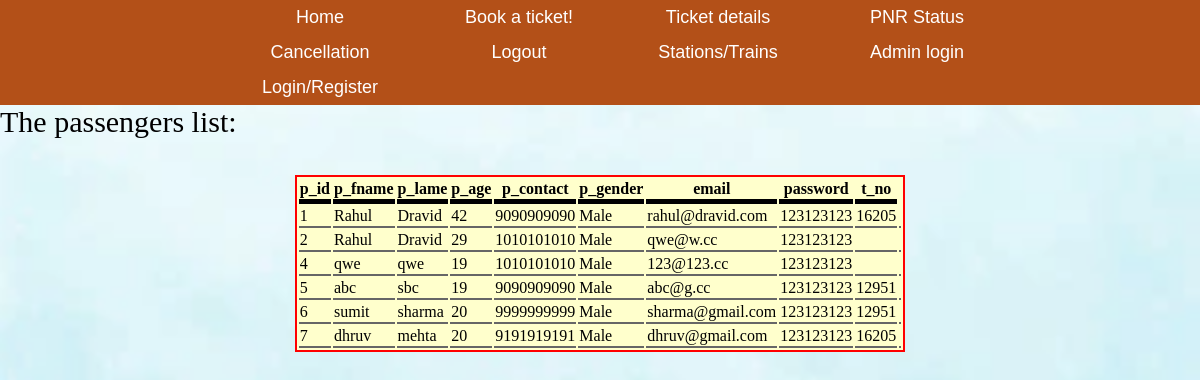
Page /ad_passenger.php on the committed database.
### tables this page shows
CREATE TABLE IF NOT EXISTS `passengers` (
  `p_id` int(30) NOT NULL AUTO_INCREMENT,
  `p_fname` varchar(30) DEFAULT NULL,
  `p_lname` varchar(30) DEFAULT NULL,
  `p_age` varchar(30) DEFAULT NULL,
  `p_contact` varchar(20) DEFAULT NULL,
  `p_gender` varchar(30) DEFAULT NULL,
  `email` varchar(30) NOT NULL,
  `password` varchar(30) NOT NULL,
  `t_no` int(11) DEFAULT NULL,
  PRIMARY KEY (`p_id`),
  UNIQUE KEY `p_id` (`p_id`)
);

### ad_passenger.php (the view, shortened to what this page needs)
<html>
    <head>
    </head>
<body>
<?php include("header.php") ?>
<div id="display">The passengers list:</div><br/><br/>
<?php
$conn = mysqli_connect("localhost","root","","railway");
$sqlget="SELECT *FROM passengers";
$sqldata=mysqli_query($conn,$sqlget) or die('error getting');
echo "<table>";
echo "<tr><th>p_id</th><th>p_fname</th><th>p_lame</th><th>p_age</th><th>p_contact</th><th>p_gender</th><th>email</th><th>password</th><th>t_no</th></tr>";
while($row=mysqli_fetch_array($sqldata,MYSQLI_ASSOC)){
    echo "<tr><td>";
    echo $row['p_id'];
    echo "</td><td>";
    echo $row['p_fname'];
    echo "</td><td>";
    echo $row['p_lname'];
    echo "</td><td>";
    echo $row['p_age'];
    echo "</td><td>";
    echo $row['p_contact'];
    echo "</td><td>";
    echo $row['p_gender'];
    echo "</td><td>";
    echo $row['email'];
    echo "</td><td>";
    echo $row['password'];
    echo "</td><td>";
    echo $row['t_no'];
    echo "</td><td>";
}
echo "</table>";
?>

### header.php (shortened to what this page needs)
<!DOCTYPE html>
<html>
<head>
<link rel="stylesheet" href="s1.css" type="text/css">
</head>
<body link="white" alink="white" vlink="white">
     <div class="container dark">
        <div class="wrapper">
          <div class="Menu">
            <ul id="navmenu">
            <li><A HREF="index.php">Home</A></li>
            <li><a href="booktkt.php">Book a ticket!</a></li>
            <li><a href="ticket_details.php">Ticket details</a></li>
            <li><A HREF="pnrstatus.php">PNR Status</A></li>
            <li><a href="cancellation.php">Cancellation</a></li>
            <li><a href="Logout.php">Logout</a></li>
            <li><a href="display_data.php">Stations/Trains</a></li>
            <li><a href="admin.php">Admin login</a></li>
            <li><?php
				if(isset($_SESSION['user_info'])){
					echo '<div id="dropdown">'.$_SESSION['user_info'].'<div id="Logout" style="display:none">Logout</div>';
        }
				else
					echo '<A HREF="register.php">Login/Register</A>';
				?>
			</li>
            </ul>
          </div>
        </div>
      </div>
</body>
</html>

### s1.css (style rules this page uses)
.container { width: 100%; }
.wrapper { width: 900px; margin: auto; }
.dark { background-color: #b35018; color: white; }
* { margin:0px; }
ul li { width: 130px; display: inline-block; height: 35px; line-height: 35px; text-align: center; }
ul li a { color: white; text-decoration: none; display: block; }
ul li { cursor: pointer; margin-left: 65px; }

### ad_passenger.php (style rules this page uses)
table { border:2px solid red; background-color:#FFC; }
th { border-bottom:5px solid #000; }
td { border-bottom:2px solid #666; }
html { background: url(img/bg10.jpg) no-repeat center center fixed; -webkit-background-size: cover; -moz-background-size: cover; -o-background-size: cover; background-size: cover; }
#display { text-align: left; font-size: 30px; }
table { margin:0 auto; }

### header.php (style rules this page uses)
li { font-family: sans-serif; font-size:18px; }

### rows in the picture
passengers: p_id "1", p_fname "Rahul", p_lname "Dravid", p_age "42", p_contact "9090909090", p_gender "Male", email "rahul@dravid.com", password "123123123", t_no "16205"
passengers: p_id "2", p_fname "Rahul", p_lname "Dravid", p_age "29", p_contact "1010101010", p_gender "Male", email "qwe@w.cc", password "123123123"
passengers: p_id "4", p_fname "qwe", p_lname "qwe", p_age "19", p_contact "1010101010", p_gender "Male", email "123@123.cc", password "123123123"
passengers: p_id "5", p_fname "abc", p_lname "sbc", p_age "19", p_contact "9090909090", p_gender "Male", email "abc@g.cc", password "123123123", t_no "12951"
passengers: p_id "6", p_fname "sumit", p_lname "sharma", p_age "20", p_contact "9999999999", p_gender "Male", email "sharma@gmail.com", password "123123123", t_no "12951"
passengers: p_id "7", p_fname "dhruv", p_lname "mehta", p_age "20", p_contact "9191919191", p_gender "Male", email "dhruv@gmail.com", password "123123123", t_no "16205"
